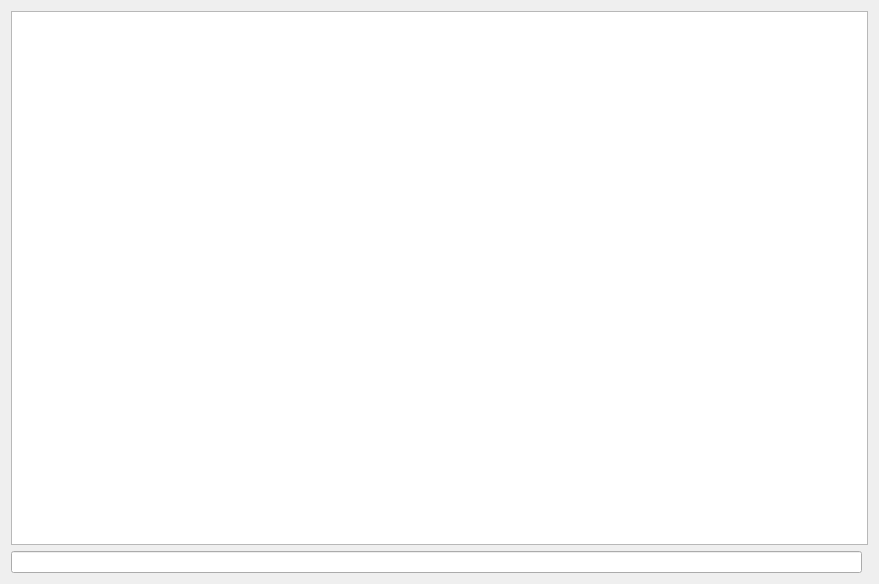
<?xml version="1.0" encoding="UTF-8"?>
<ui version="4.0">
 <class>GUI</class>
 <widget class="QWidget" name="GUI">
  <property name="geometry">
   <rect>
    <x>0</x>
    <y>0</y>
    <width>879</width>
    <height>584</height>
   </rect>
  </property>
  <property name="windowTitle">
   <string>Form</string>
  </property>
  <layout class="QGridLayout" name="gridLayout">
   <item row="1" column="0">
    <widget class="QLineEdit" name="lineEdit"/>
   </item>
   <item row="0" column="0" colspan="2">
    <widget class="QTextEdit" name="textEdit"/>
   </item>
  </layout>
 </widget>
 <resources/>
 <connections/>
</ui>
